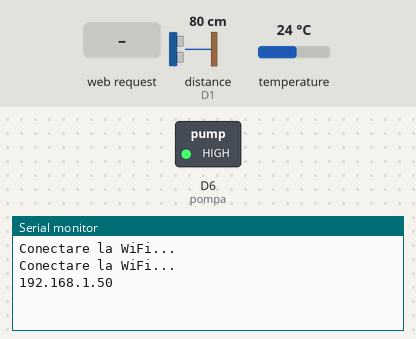
Bench run of a sketch on a simulated ESP8266 (NodeMCU). Parts: switched loads named in the sketch (green lamp = pin HIGH), the last lines printed to the serial monitor. The inputs (shaded band) are chosen by the test bench; at power-on: distance to the obstacle (sensor on D1) 80 cm, temperature 24 °C. The echo pulse lasts 58.3 µs per cm; WiFi joins after 1.5 s; servers stay silent unless stated; storage starts empty.

Above: at 3.2 s.
3.3 s: HTTP request GET /temperatura received
At 5.3 s:
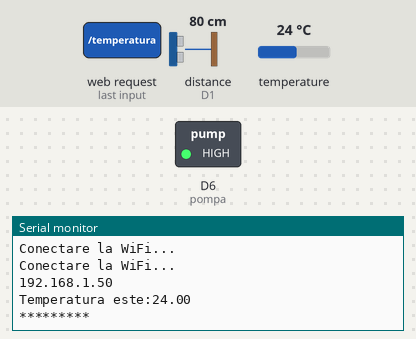
5.8 s: HTTP request GET /nivel received
At 7.0 s:
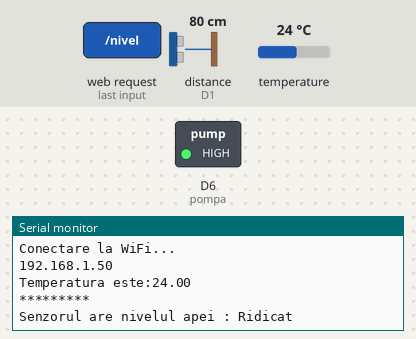
7.3 s: HTTP request GET /distanta received
At 8.3 s:
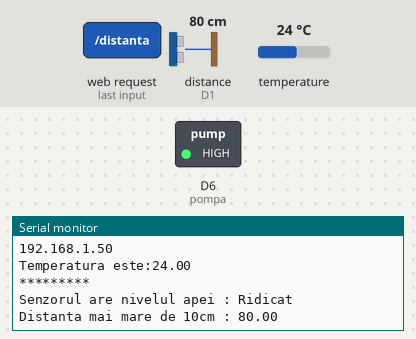

Measured:
- after the input at 3.3 s, the serial monitor: prints a new line after 1.1 s (image 1)
- after the input at 5.8 s, the serial monitor: prints a new line at once (image 2)
- after the input at 7.3 s, the serial monitor: prints a new line at once (image 3)

The sketch:

webserverFULLclasic.ino
```cpp
#include <ESP8266WiFi.h>
#include <ESPAsyncTCP.h>
#include <ESPAsyncWebServer.h>
#include <FS.h>
#include <OneWire.h>
#include <DallasTemperature.h>
#include <Ultrasonic.h>
#include <Wire.h>

#define tempPin 4 // D2 Node
OneWire temp1(tempPin);
DallasTemperature SenzorTemp(&temp1);
int x = 1;

int initializareApa = 0 ;
#define apaAnalogInt 14 // D5 Node


// D1 pentru Trig si D2 pentru Echo
Ultrasonic ultrasonic (D0, D1);


// D6 pentru pompa DC
#define pompa 12

// Date de logare wi-fi personal
const char* ssid = "Tenda_6CFA70";
const char* password = "jokecold781";

// Creare server web asincron pe portul 80
AsyncWebServer server(80);

String getDistanta() {
  if(x==1){
    // Citim distanta din senzorul ultrasonic
    float d = ultrasonic.read();
    // isnan = NaN = date nedefinite , opus pentru read

    if (d<10) {
      Serial.print("Distanta mai mica de 10cm : ");
      Serial.println("Pompa Activa!");
      digitalWrite(pompa, LOW); //Activare pompa
      return String(d);
    }
    else {
      Serial.print("Distanta mai mare de 10cm : ");
      Serial.println(d);
      digitalWrite(pompa, HIGH); //Dezactivare pompa
      return String(d);
    }
  }else if(x==0){
      Serial.println("Senzorul ultrasonic este OPRIT");
      return "0";
  }
}

String getTemperatura() {
  if(x==1){
    SenzorTemp.setWaitForConversion(false);
    SenzorTemp.setResolution(12);
    SenzorTemp.requestTemperatures();
    delay(1000);
    float Celsius=SenzorTemp.getTempCByIndex(0);

    if (isnan(Celsius)) {
      Serial.println("Eroare citire date din senzor temperatura !");
      return "";
    }
    else {
      Serial.print("Temperatura este:");
      Serial.println(Celsius);
      Serial.println("*********");
      return String(Celsius);
    }
  }else if(x==0){
     Serial.println("Senzorul de temperatura este OPRIT");
     return "0";
  }
}

String getNivel() {
  if(x==1){
    initializareApa = analogRead(apaAnalogInt);
      if (initializareApa <= 100 ){
      Serial.println("Senzorul are nivelul apei : Gol ");
      return "54" ;
      delay(1000);
    }
    else if (initializareApa>330){
      Serial.println("Senzorul are nivelul apei : Ridicat ");
      return "90";
      delay(1000);
    }
  }else if(x==0){
    Serial.println("Senzorul de nivel este OPRIT");
    return "0";
  }
}

void setup () {
  // Initializare cu baud 115200 bps pentru transmisia datelor
  Serial.begin (115200);
  SenzorTemp.begin();
  pinMode(pompa, OUTPUT);
  digitalWrite(pompa, HIGH);


  // Initializare SPIFFS (pentru comunicarea cu fisierele externe)
  if (! SPIFFS.begin ()) {
    Serial.println ("Eroare la initializarea SPIFFS");
    return;
  }

  // Conectare la wi-fi personal
  WiFi.begin(ssid, password);
  while (WiFi.status() != WL_CONNECTED) {
    delay(1000);
    Serial.println("Conectare la WiFi...");
  }

  // Afisare adresa IP locala , pentru a accesa pagina Web
  Serial.println(WiFi.localIP());

  // Alocare URL pentru pagina web
  server.on ("/", HTTP_GET, [] (AsyncWebServerRequest * request) {
    request-> send (SPIFFS, "/index.html");
  });
  server.on("/styles.css", HTTP_GET, [](AsyncWebServerRequest *request){
    request->send(SPIFFS, "/styles.css", "text/css");
  });

  // ON / OFF pentru senzori , folosind butoanele
  server.on("/on", HTTP_GET, [](AsyncWebServerRequest *request){
    x = 1;
    request->send(SPIFFS, "/index.html", String(), false);
  });
  server.on("/off", HTTP_GET, [](AsyncWebServerRequest *request){
    x = 0;
    request->send(SPIFFS, "/index.html", String(), false);
  });

  //Preluarea valorilor din functile get de mai sus
  server.on ("/temperatura", HTTP_GET, [] (AsyncWebServerRequest * request) {
    request-> send_P (200, "text / plain", getTemperatura(). c_str ());
  });
  server.on ("/nivel", HTTP_GET, [] (AsyncWebServerRequest * request) {
    request-> send_P (200, "text / plain", getNivel(). c_str ());
  });
  server.on ("/distanta", HTTP_GET, [] (AsyncWebServerRequest * request) {
    request-> send_P (200, "text / plain", getDistanta(). c_str ());
  });

  // start server
  server.begin ();
}
void loop() {
}
```
